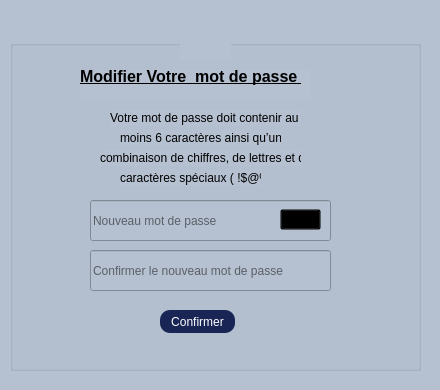
<?xml version="1.0" encoding="UTF-8"?>
<ui version="4.0">
 <class>nouvOncePass</class>
 <widget class="QDialog" name="nouvOncePass">
  <property name="geometry">
   <rect>
    <x>0</x>
    <y>0</y>
    <width>440</width>
    <height>390</height>
   </rect>
  </property>
  <property name="windowTitle">
   <string>Dialog</string>
  </property>
  <property name="styleSheet">
   <string notr="true">background-color : #B5C0D0 ; </string>
  </property>
  <widget class="QGroupBox" name="groupBox">
   <property name="geometry">
    <rect>
     <x>10</x>
     <y>40</y>
     <width>411</width>
     <height>331</height>
    </rect>
   </property>
   <property name="title">
    <string/>
   </property>
   <widget class="QPushButton" name="pushButton">
    <property name="geometry">
     <rect>
      <x>150</x>
      <y>270</y>
      <width>75</width>
      <height>23</height>
     </rect>
    </property>
    <property name="cursor">
     <cursorShape>PointingHandCursor</cursorShape>
    </property>
    <property name="styleSheet">
     <string notr="true">#pushButton {border :none ;
background-color : #192655 ; 
widht : 400px ; 
border-radius : 10px ;
color : white;}


#pushButton:hover {
color : white ; 
/*background-color : #26577C; */
}
</string>
    </property>
    <property name="text">
     <string>Confirmer</string>
    </property>
   </widget>
   <widget class="QLineEdit" name="lineEdit_oncepass1">
    <property name="geometry">
     <rect>
      <x>80</x>
      <y>160</y>
      <width>241</width>
      <height>41</height>
     </rect>
    </property>
    <property name="text">
     <string/>
    </property>
    <property name="echoMode">
     <enum>QLineEdit::Password</enum>
    </property>
    <property name="placeholderText">
     <string>Nouveau mot de passe</string>
    </property>
   </widget>
   <widget class="QLineEdit" name="lineEdit_oncepass2">
    <property name="geometry">
     <rect>
      <x>80</x>
      <y>210</y>
      <width>241</width>
      <height>41</height>
     </rect>
    </property>
    <property name="echoMode">
     <enum>QLineEdit::Password</enum>
    </property>
    <property name="placeholderText">
     <string>Confirmer le nouveau mot de passe</string>
    </property>
   </widget>
   <widget class="QLabel" name="label">
    <property name="geometry">
     <rect>
      <x>70</x>
      <y>30</y>
      <width>231</width>
      <height>31</height>
     </rect>
    </property>
    <property name="font">
     <font>
      <pointsize>12</pointsize>
      <weight>75</weight>
      <bold>true</bold>
      <underline>true</underline>
     </font>
    </property>
    <property name="text">
     <string>Modifier Votre  mot de passe 
</string>
    </property>
   </widget>
   <widget class="QLabel" name="label_3">
    <property name="geometry">
     <rect>
      <x>100</x>
      <y>70</y>
      <width>191</width>
      <height>16</height>
     </rect>
    </property>
    <property name="text">
     <string>Votre mot de passe doit contenir au</string>
    </property>
   </widget>
   <widget class="QLabel" name="label_4">
    <property name="geometry">
     <rect>
      <x>110</x>
      <y>90</y>
      <width>161</width>
      <height>16</height>
     </rect>
    </property>
    <property name="text">
     <string>moins 6 caractères ainsi qu’une </string>
    </property>
   </widget>
   <widget class="QLabel" name="label_5">
    <property name="geometry">
     <rect>
      <x>90</x>
      <y>110</y>
      <width>201</width>
      <height>16</height>
     </rect>
    </property>
    <property name="text">
     <string>combinaison de chiffres, de lettres et de </string>
    </property>
   </widget>
   <widget class="QLabel" name="label_6">
    <property name="geometry">
     <rect>
      <x>110</x>
      <y>130</y>
      <width>141</width>
      <height>16</height>
     </rect>
    </property>
    <property name="text">
     <string>caractères spéciaux ( !$@%).</string>
    </property>
   </widget>
   <widget class="QPushButton" name="pushButton_2">
    <property name="geometry">
     <rect>
      <x>270</x>
      <y>169</y>
      <width>41</width>
      <height>21</height>
     </rect>
    </property>
    <property name="cursor">
     <cursorShape>PointingHandCursor</cursorShape>
    </property>
    <property name="styleSheet">
     <string notr="true">background-color : transparent ; </string>
    </property>
    <property name="text">
     <string/>
    </property>
    <property name="icon">
     <iconset resource="source.qrc">
      <normaloff>:/img/images/hidepass.png</normaloff>:/img/images/hidepass.png</iconset>
    </property>
    <property name="iconSize">
     <size>
      <width>50</width>
      <height>30</height>
     </size>
    </property>
   </widget>
  </widget>
  <widget class="QLabel" name="label_2">
   <property name="geometry">
    <rect>
     <x>180</x>
     <y>10</y>
     <width>51</width>
     <height>51</height>
    </rect>
   </property>
   <property name="styleSheet">
    <string notr="true">background-image: url(:/img/images/nouv2.png);
background-repeat : no-repeat ; 
background-color : #B5C0D0 ; 
</string>
   </property>
   <property name="text">
    <string/>
   </property>
  </widget>
 </widget>
 <resources>
  <include location="source.qrc"/>
 </resources>
 <connections/>
</ui>
